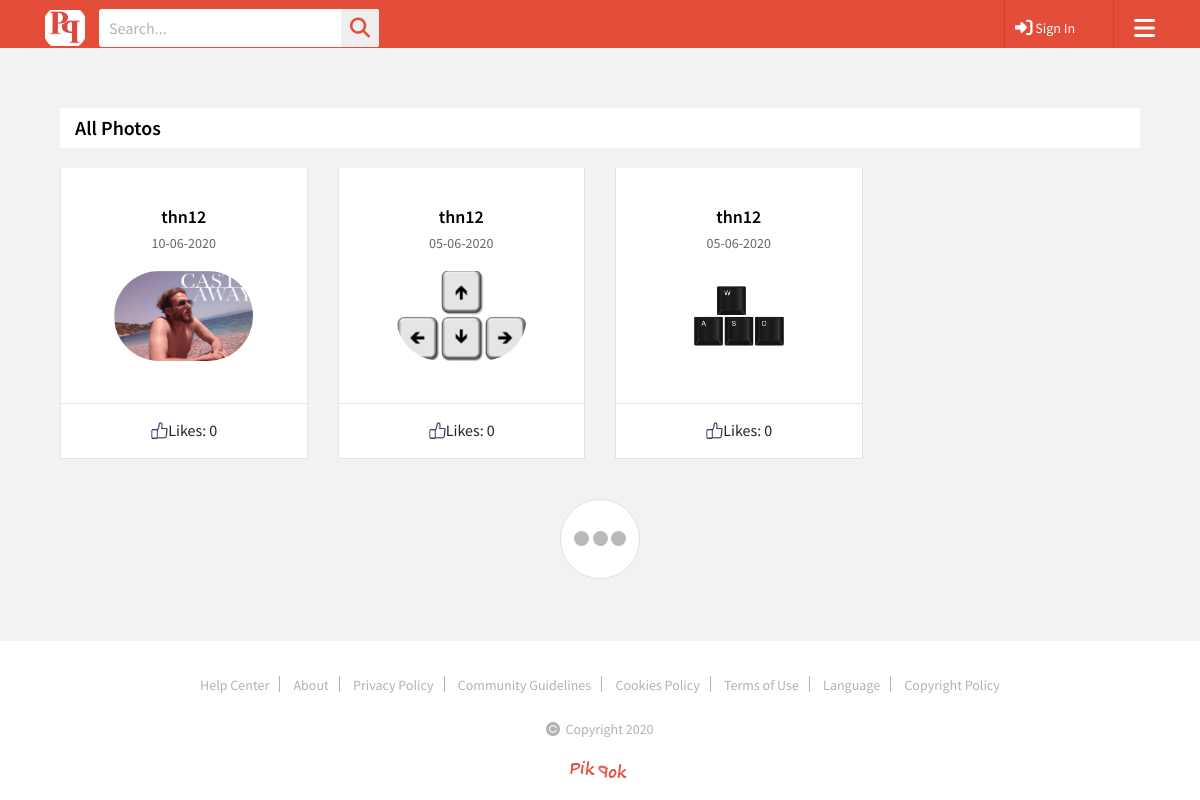
Before: / with the older database file.
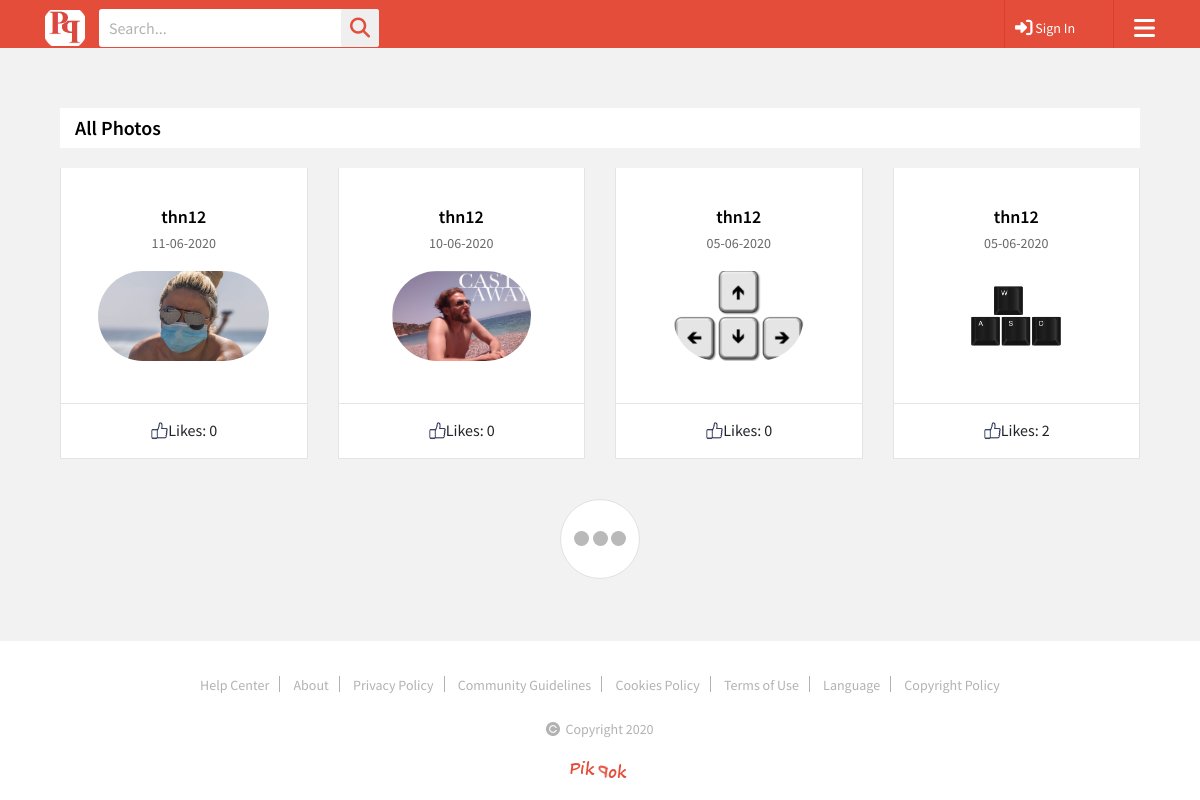
After: the same page with the newer database file.
### tables this page shows
CREATE TABLE `images` (
  `photo_id` int(11) NOT NULL,
  `photo_name` varchar(100) DEFAULT NULL,
  `photo_likes` bigint(20) DEFAULT NULL,
  `photo_path` varchar(100) DEFAULT NULL,
  `username` varchar(100) DEFAULT NULL,
  `photo_tag` varchar(100) DEFAULT NULL,
  `date_posted` datetime DEFAULT NULL
);

### index.php (the view, shortened to what this page needs)
<?php
require('db/db.php');
mysqli_set_charset($con,"utf8");
$query = "SELECT * FROM images ORDER BY photo_id DESC";
$result = mysqli_query($con, $query);
?>
<!DOCTYPE html>
<html>
<head>
<link rel="stylesheet" type="text/css" href="css/animate.css">
<link rel="stylesheet" type="text/css" href="css/bootstrap.min.css">
<link rel="stylesheet" type="text/css" href="css/flatpickr.min.css">
<link rel="stylesheet" type="text/css" href="lib/slick/slick.css">
<link rel="stylesheet" type="text/css" href="lib/slick/slick-theme.css">
<link rel="stylesheet" type="text/css" href="css/style.css">
<link rel="stylesheet" type="text/css" href="css/responsive.css">
</head>
<body oncontextmenu="return false;">
	<div class="wrapper">
		<header>
			<div class="container">
				<div class="header-data">
					<div class="logo">
						<a href="index.php" title=""><img src="images/logo.png" alt=""></a>
					</div>
					<div class="search-bar">
						<form>
							<input type="text" name="search" id="search" placeholder="Search...">
							<button type="submit"><i class="fa fa-search"></i></button>
						</form>
					</div>
					<div class="menu-btn">
						<a href="#" title=""><i class="fa fa-bars"></i></a>
					</div>
			<?php
				if(isset($_SESSION['username'])) {
				$uname = $_SESSION['username'];
				$query_picture = "SELECT picture_path, profile_pic FROM members WHERE username = '$uname'";
				$result_picture = mysqli_query($con, $query_picture);
				$row_picture = mysqli_fetch_array($result_picture);
				$picture_path = $row_picture['picture_path'];
				$picture_name = $row_picture['profile_pic'];
				echo "
					<div class='user-account'>
						<div class='user-info'>
							<img style=\"width:32px; height:32px;\" src=\"".$picture_path.$picture_name."\" alt=\"users photo\"/>
							<a href='profile3.php' title=''>";?>
							<?php if(isset($_SESSION['username']))  echo $_SESSION['username'];
							echo "</a>
							<i class='fa fa-angle-down'></i>
						</div>
						<div class='user-account-settingss'>
							<h3>Online Status</h3>
							<ul class='on-off-status'>
								<li>
									<div class='fgt-sec'>
										<input type='radio' name='cc' id='c5'>
										<label for='c5'>
											<span></span>
										</label>
										<small>Online</small>
									</div>
								</li>
								<li>
									<div class='fgt-sec'>
										<input type='radio' name='cc' id='c6'>
										<label for='c6'>
											<span></span>
										</label>
										<small>Offline</small>
									</div>
								</li>
							</ul>
							<h3>Custom Status</h3>
							<div class='search_form'>
								<form>
									<input type='text' name='search'>
									<button type='submit'>Ok</button>
								</form>
							</div>
							<h3>Setting</h3>
							<ul class='us-links'>
								<li><a href='profile-account-setting.php' title=''>Account Setting</a></li>
								<li><a href='#' title=''>Privacy</a></li>
								<li><a href='#' title=''>Faqs</a></li>
								<li><a href='termsofuse.php' title=''>Terms & Conditions</a></li>
							</ul>
							<h3 class='tc'><a href='db/logout.php' title=''>Logout</a></h3>
						</div>
					</div>
					";
				}
					else
						echo "<div class='user-account'>
						<div class='user-info' style='margin-left:auto; margin-right:auto;'>
							<a href='signin.php' title=''> <i class='fa fa-sign-in fa-lg'></i> Sign In</a>
						</div>
					";
			?>
				</div>
			</div>
		</header>
		<section class="companies-info">
			<div class="container">
				<div class="company-title">
					<h3>All Photos</h3>
				</div>
				<div class="companies-list">
					<div class="row">
				<?php
				while ($row = mysqli_fetch_array($result)) {
				$newDate = date("d-m-Y", strtotime($row['date_posted']));
				echo '
						<div class="col-lg-3 col-md-4 col-sm-6 col-12">
							<div >
							<form id="myform" class="likes-comments-form company_profile_info" name="myform" method="get" action="picComments.php" >
								<div class="company-up-info">
									<a href="user-profile.html"><h3>';
									echo "<h3>".$row['username']."</h3>";
									echo "</a><h4>".$newDate."</h4>
									<img src=\"".$row['photo_path'].$row['photo_name']."\" alt='user's photo' />";
								echo "
								</div>
								<a id='likesNum' class='view-more-pro'> Likes:
									<img src='images/likes.png' alt='' height='18' width='18'>
									".$row['photo_likes']."
								</a>
								</form>
							</div>
						</div>
						";}
						?>
					</div>
				</div>
				<div class='process-comm'>
					<div class='spinner'>
						<div class='bounce1'></div>
						<div class='bounce2'></div>
						<div class='bounce3'></div>
					</div>
				</div>
			</div>
		</section>
		<footer class="fixed-bottom">
			<div class="footy-sec mn no-margin">
				<div class="container">
					<ul>
						<li><a href="help_center.php" title="">Help Center</a></li>
						<li><a href="about.php" title="">About</a></li>
						<li><a href="#" title="">Privacy Policy</a></li>
						<li><a href="community_guidelines.php" title="">Community Guidelines</a></li>
						<li><a href="#" title="">Cookies Policy</a></li>
						<li><a href="termsofuse.php" title="">Terms of Use</a></li>
						<li><a href="#" title="">Language</a></li>
						<li><a href="#" title="">Copyright Policy</a></li>
					</ul>
					<p><img src="images/copy-icon2.png" alt="">Copyright <script type="text/javascript">document.write(new Date().getFullYear());</script></p>
					<img class="fl-rgt" src="images/logo2.png" alt="">
				</div>
			</div>
		</footer>
	</div>
</body>
</html>

### css/responsive.css (style rules this page uses)
@media (max-width: 1200px) { .menu-btn { display: block; } }
@media (max-width: 1200px) { .footy-sec ul { width: 100%;text-align: center; } }
@media (max-width: 1200px) { .fl-rgt { float: none;margin-top: 0;padding-bottom: 20px;width: auto;padding-right: 0; } }
@media (max-width: 1200px) { .footy-sec.mn p { margin-top: 0;padding-bottom: 20px; } }
@media (max-width: 1200px) { .footy-sec.mn ul { padding: 30px 0 25px 0; } }
@media (max-width: 1200px) { .footy-sec p { width: 100%;text-align: center;margin-top: 15px; } }
@media (max-width: 1200px) { .footy-sec p img { float: none;top: 2px; } }
@media (max-width: 1200px) { .footy-sec { text-align: center; } }

Changed rows visible on the page:
added images: username "thn12", date_posted "11-06-2020", photo_path+photo_name (picture), photo_likes "0"
changed images (number 4 of 4 on the later page): photo_likes "0" → "2"
